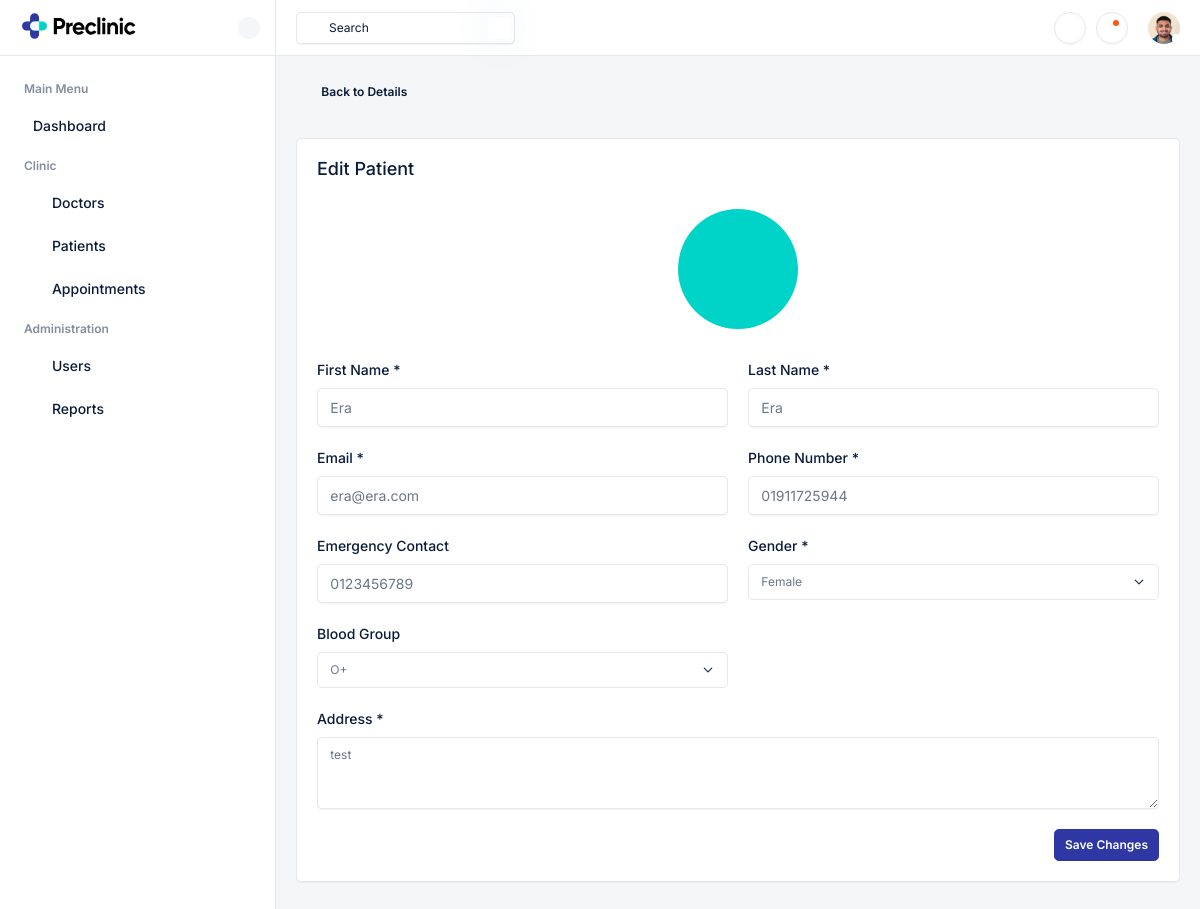
The app's page /patients/1/edit/ (signed in) with its own data.
### DRS/models.py (models this page shows, shortened)
class Patient(models.Model):
    GENDER_CHOICES = [
        ('M', 'Male'),
        ('F', 'Female'),
        ('O', 'Other'),
    ]
    BLOOD_GROUP_CHOICES = [
        ('A+', 'A+'), ('A-', 'A-'),
        ('B+', 'B+'), ('B-', 'B-'),
        ('AB+', 'AB+'), ('AB-', 'AB-'),
        ('O+', 'O+'), ('O-', 'O-'),
    ]
    patient_id = models.CharField(max_length=20, unique=True)
    first_name = models.CharField(max_length=50)
    last_name = models.CharField(max_length=50)
    email = models.EmailField(unique=True)
    phone_regex = RegexValidator(
        regex=r'^\+?1?\d{9,11}$',
        message="Phone number must be entered in the format: '+880123456789'. Up to 11 digits allowed."
    )
    phone_number = models.CharField(validators=[phone_regex], max_length=11)
    address = models.TextField()
    gender = models.CharField(max_length=1, choices=GENDER_CHOICES)
    blood_group = models.CharField(max_length=3, choices=BLOOD_GROUP_CHOICES, blank=True)
    emergency_contact = models.CharField(max_length=17, blank=True)
    image = models.ImageField(upload_to='patient_images/', blank=True, null=True)
    created_at = models.DateTimeField(auto_now_add=True)
    updated_at = models.DateTimeField(auto_now=True)

### DRS/views.py (the view)
# urls.py: path('patients/<int:patient_id>/edit/', edit_patient,   name='edit_patient'),
@login_required
def edit_patient(request, patient_id):
    if request.user.role not in ['doctor', 'receptionist']:
        messages.error(request, 'Access denied.')
        return redirect('login')
    patient = get_object_or_404(Patient, id=patient_id)
    form = PatientForm(request.POST or None, request.FILES or None, instance=patient)
    if form.is_valid():
        form.save()
        messages.success(request, 'Patient updated successfully!')
        return redirect('patient_detail', patient_id=patient.id)
    return render(request, 'clinic/edit_patient.html', {
        'form': form,
        'patient': patient,
    })

### DRS/forms.py
class PatientForm(forms.ModelForm):
    class Meta:
        model = Patient
        fields = ['first_name', 'last_name', 'email', 'phone_number', 'address',
                   'gender', 'blood_group', 'emergency_contact',
                  'image']
        widgets = {
            'date_of_birth': forms.DateInput(attrs={'type': 'date'}),
            'address': forms.Textarea(attrs={'rows': 3}),
        }

### templates/clinic/edit_patient.html (shortened to what this page needs)
{% extends 'clinic/base.html' %}
{% load static %}
{% block content %}
<div class="main-wrapper">
  {% include 'clinic/header.html' %}
  <div class="page-wrapper">
    <div class="content">
      <div class="mb-4">
        <a href="{% url 'patient_detail' patient.id %}" class="btn btn-light">
          <i class="ti ti-chevron-left me-1"></i> Back to Details
        </a>
      </div>
      <form method="post" enctype="multipart/form-data">
        <div class="card shadow-sm">
          <div class="card-body">
            <h5 class="mb-4">Edit Patient</h5>
            <div class="mb-4 text-center">
              <label for="{{ form.image.id_for_label }}" class="d-block mx-auto" style="width:120px; height:120px; cursor:pointer;">
                {% if patient.image %}
                <img src="{{ patient.image.url }}" class="rounded-circle w-100 h-100 object-fit-cover border">
                {% else %}
                <span class="d-flex align-items-center justify-content-center bg-secondary rounded-circle text-white w-100 h-100">
                  <i class="ti ti-user fs-2"></i>
                </span>
                {% endif %}
              </label>
            </div>
            <div class="row g-3">
              <div class="col-md-6">
                <label for="{{ form.first_name.id_for_label }}" class="form-label">First Name *</label>
                <input type="text" name="{{ form.first_name.html_name }}" id="{{ form.first_name.id_for_label }}" value="{{ form.first_name.value|default_if_none:'' }}" class="form-control" placeholder="First Name">
              </div>
              <div class="col-md-6">
                <label for="{{ form.last_name.id_for_label }}" class="form-label">Last Name *</label>
                <input type="text" name="{{ form.last_name.html_name }}" id="{{ form.last_name.id_for_label }}" value="{{ form.last_name.value|default_if_none:'' }}" class="form-control" placeholder="Last Name">
              </div>
              <div class="col-md-6">
                <label for="{{ form.email.id_for_label }}" class="form-label">Email *</label>
                <input type="email" name="{{ form.email.html_name }}" id="{{ form.email.id_for_label }}" value="{{ form.email.value|default_if_none:'' }}" class="form-control" placeholder="Email Address">
              </div>
              <div class="col-md-6">
                <label for="{{ form.phone_number.id_for_label }}" class="form-label">Phone Number *</label>
                <input type="text" name="{{ form.phone_number.html_name }}" id="{{ form.phone_number.id_for_label }}" value="{{ form.phone_number.value|default_if_none:'' }}" class="form-control" placeholder="Phone Number">
              </div>
              <div class="col-md-6">
                <label for="{{ form.emergency_contact.id_for_label }}" class="form-label">Emergency Contact</label>
                <input type="text" name="{{ form.emergency_contact.html_name }}" id="{{ form.emergency_contact.id_for_label }}" value="{{ form.emergency_contact.value|default_if_none:'' }}" class="form-control" placeholder="Emergency Contact">
              </div>
              <div class="col-md-6">
                <label for="{{ form.gender.id_for_label }}" class="form-label">Gender *</label>
                <select name="{{ form.gender.html_name }}" id="{{ form.gender.id_for_label }}" class="form-select">
                  {% for val,label in form.gender.field.choices %}
                    <option value="{{ val }}" {% if form.gender.value == val %}selected{% endif %}>{{ label }}</option>
                  {% endfor %}
                </select>
              </div>
              <div class="col-md-6">
                <label for="{{ form.blood_group.id_for_label }}" class="form-label">Blood Group</label>
                <select name="{{ form.blood_group.html_name }}" id="{{ form.blood_group.id_for_label }}" class="form-select">
                  {% for val,label in form.blood_group.field.choices %}
                    <option value="{{ val }}" {% if form.blood_group.value == val %}selected{% endif %}>{{ label }}</option>
                  {% endfor %}
                </select>
              </div>
              <div class="col-12">
                <label for="{{ form.address.id_for_label }}" class="form-label">Address *</label>
                <textarea name="{{ form.address.html_name }}" id="{{ form.address.id_for_label }}" class="form-control" rows="3" placeholder="Address">{{ form.address.value|default_if_none:'' }}</textarea>
              </div>
              <div class="col-12 text-end">
                <button type="submit" class="btn btn-primary">Save Changes</button>
              </div>
            </div>
          </div>
        </div>
      </form>
    </div>
  </div>
</div>
{% endblock %}

### records on screen
Patient: first_name "Era", last_name "Era", email "era@era.com", phone_number "01911725944", emergency_contact "0123456789", blood_group "O+", address "test"

### other values on screen
form field gender "Female"
